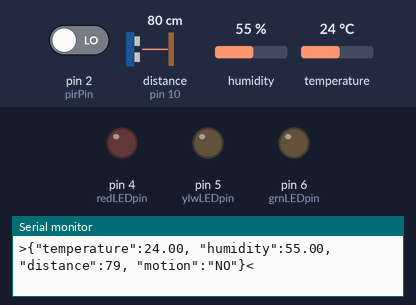
The sketch below on a simulated Arduino Uno, built with avr-gcc and run on an emulated ATmega328P. Parts: output pins drawn as LEDs (lit = HIGH), the last lines printed to the serial monitor. Wiring (inferred from the names in the program): ultrasonic range finder: trigger pin 9; echo pin 10. The inputs (shaded band) are chosen by the test bench; at power-on: pin 2 (pirPin) LOW, distance to the obstacle (sensor on pin 10) 80 cm, temperature 24 °C, humidity 55 %. The echo pulse lasts 58.3 µs per cm; pins used as bus, display or sensor lines are not drawn.

Above: at 1.3 s.
1.4 s: pin 2 (pirPin) driven HIGH
At 2.7 s:
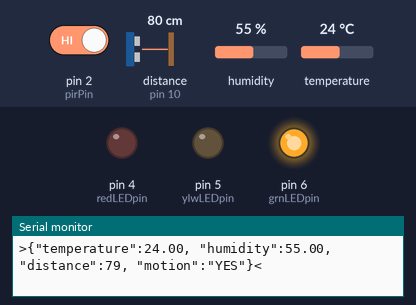
3.0 s: distance to the obstacle (sensor on pin 10) set to 12 cm
4.5 s: distance to the obstacle (sensor on pin 10) set to 9 cm
At 5.2 s:
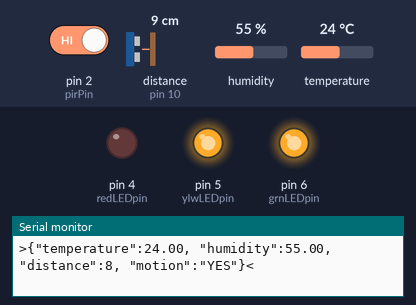
6.1 s: temperature set to 27 °C
At 7.3 s:
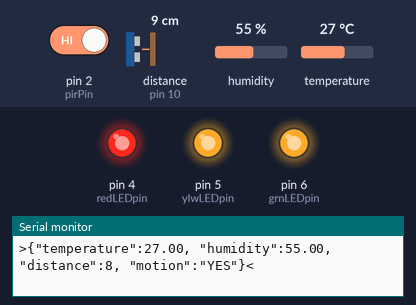
7.6 s: pin 2 (pirPin) driven LOW
At 8.8 s:
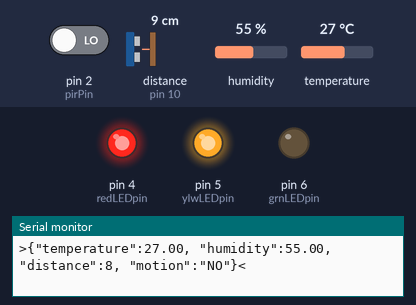
9.1 s: temperature set to 12 °C
At 10.5 s:
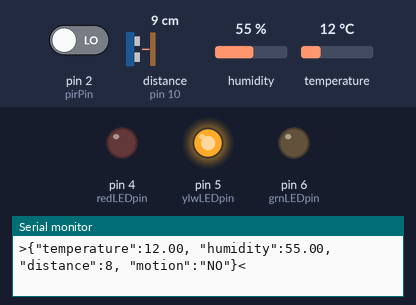
Timing chart, 0 to 12.1 s (numbered marks = the images above; inputs shaded):
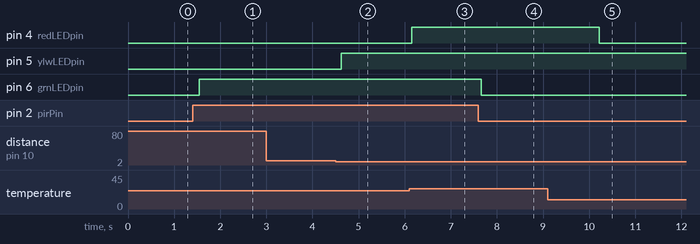

Measured:
- the behaviour switches between 11 and 10 cm on distance to the obstacle (sensor on pin 10) (found by bisection; images 1 and 2)
- the behaviour switches between 25 and 26 °C on temperature (found by bisection; images 2 and 3)
- after the input at 1.4 s, pin 6 (grnLEDpin): LOW → HIGH after 0.15 s
- after the input at 4.5 s, pin 5 (ylwLEDpin): LOW → HIGH after 0.12 s
- after the input at 6.1 s, pin 4 (redLEDpin): LOW → HIGH after 0.05 s
- after the input at 7.6 s, pin 6 (grnLEDpin): HIGH → LOW after 0.06 s
- after the input at 9.1 s, pin 4 (redLEDpin): HIGH → LOW after 1.1 s

The sketch:

code_arduino.ino
```cpp
#include <DHT.h>

#define DHTPIN 3
#define DHTTYPE DHT11
#define pirPin 2
#define redLEDpin 4
#define ylwLEDpin 5
#define grnLEDpin 6
const int trigPin = 9;
const int echoPin = 10;
DHT dht(DHTPIN, DHTTYPE);

long duration;
int distance;
float temperature;
float humidity;
int pirState = LOW;  // Start with no motion detected

void setup() {
    // Serial.begin(9600);
    Serial.begin(115200);
    pinMode(trigPin, OUTPUT);
    pinMode(redLEDpin, OUTPUT);
    pinMode(grnLEDpin, OUTPUT);
    pinMode(ylwLEDpin, OUTPUT);
    pinMode(echoPin, INPUT);
    pinMode(pirPin, INPUT);
    dht.begin();
}

void readDistance() {
  digitalWrite(trigPin, LOW);
  delayMicroseconds(2);
  digitalWrite(trigPin, HIGH);
  delayMicroseconds(10);
  digitalWrite(trigPin, LOW);

  duration = pulseIn(echoPin, HIGH);
  distance = duration * 0.034 / 2;
}

void readDHT() {
  temperature = dht.readTemperature();
  humidity = dht.readHumidity();
}

void readPIR() {
  pirState = digitalRead(pirPin);
}

void loop() {
    readDistance();
    readDHT();
    readPIR();

    String motion = (pirState == HIGH) ? "YES" : "NO";
    if (isnan(temperature)) {temperature = 0; /* Serial.println("Failed to read from DHT sensor!");*/ }
    if (isnan(humidity)) humidity = 0;

    String payload = ">{\"temperature\":" + String(temperature) + ", \"humidity\":" + String(humidity) + ", \"distance\":" + String(distance) + ", \"motion\":\"" + motion + "\"}<";
    Serial.println(payload);


    if (pirState == HIGH) digitalWrite(grnLEDpin, HIGH);
    else digitalWrite(grnLEDpin, LOW);

    if(distance < 10) digitalWrite(ylwLEDpin, HIGH);
    else digitalWrite(ylwLEDpin, LOW);

    if(temperature > 25) digitalWrite(redLEDpin, HIGH);
    else digitalWrite(redLEDpin, LOW);

    delay(500);
}
```
